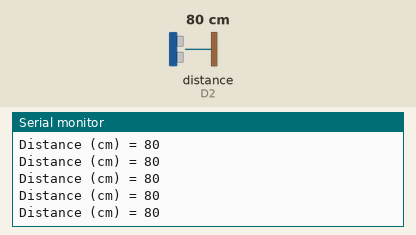
A sketch run on a simulated ESP8266 (NodeMCU). Shown: the last lines printed to the serial monitor. Wiring (inferred from the names in the program): ultrasonic range finder: trigger D1; echo D2. The inputs (shaded band) are chosen by the test bench; at power-on: distance to the obstacle (sensor on D2) 80 cm. The echo pulse lasts 58.3 µs per cm.

Above: at 1.2 s.
1.3 s: distance to the obstacle (sensor on D2) set to 2 cm
At 1.59 s:
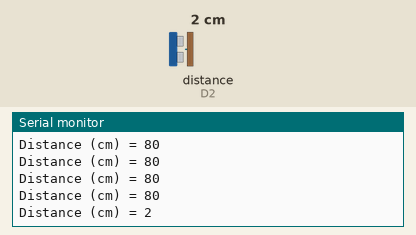
2.8 s: distance to the obstacle (sensor on D2) set to 4 cm
At 2.8 s:
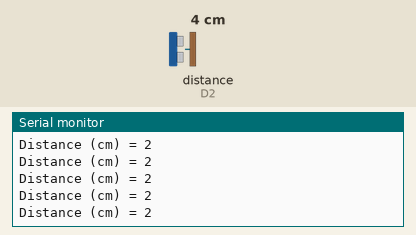
Timing chart, 0 to 5.8 s (numbered marks = the images above; inputs shaded):
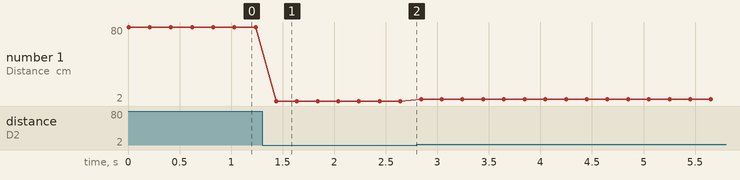

Measured:
- after the input at 1.3 s, the serial monitor: prints a new line after 0.14 s (image 1)
- plotted number 1: 80 → 2 after the input at 1.3 s, 2 → 4 after the input at 2.8 s

The sketch:

Ultrasonic.ino
```cpp
int Trig = D1;
int Echo = D2;
long duration, cm;

void setup() {
  Serial.begin(9600);
  pinMode(Trig, OUTPUT);
  pinMode(Echo, INPUT);
}

void loop() {
  // ส่งสัญญาณ Ultrasonic
  digitalWrite(Trig, LOW);
  delayMicroseconds(2);
  digitalWrite(Trig, HIGH);
  delayMicroseconds(5); // ปกติใช้ 10 us
  digitalWrite(Trig, LOW);

  // วัดเวลาที่ Echo HIGH
  duration = pulseIn(Echo, HIGH);

  // แปลงเป็นระยะ (cm)
  cm = duration / 29 / 2;

  // แสดงผล
  Serial.print("Distance (cm) = ");
  Serial.println(cm);

  delay(200); // หน่วงเล็กน้อย
}
```
